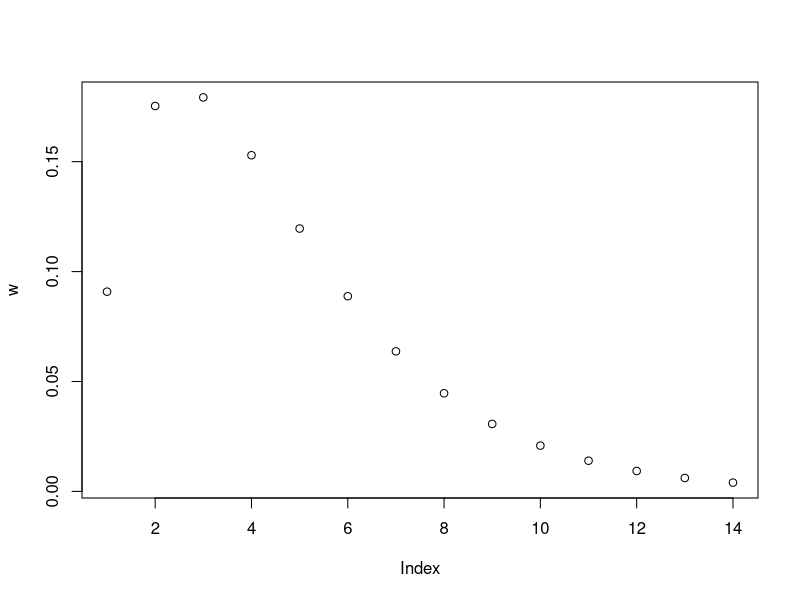

Write the R code that produced this figure. (Note: this script raises an error after producing the figure.)
## code to prepare ALL datasets goes here
library(splines)

#' -----------------------------------------
## shape parameter for serial interval assuming gamma distribution
## rate parameter for serial interval assuming gamma distribution
si_shape <- 2
si_rate  <- 0.5

w <- sapply(1:14, function(x){
  pgamma(x, si_shape, si_rate) - pgamma(x-1, si_shape, si_rate)
})

# this should have a leading 0 right ?
# maybe implemented elsewhere
w <- c(w/sum(w))

plot(w)
#' -----------------------------------------

getR <- function(peak_x, peak_val, max_x, startR = 1, endR = 0.2) {
  # peak_x = 20
  # peak_val = 1.5
  # max_x = 80
  #
  x = 1:max_x
  p1 <- seq(from = startR, to = peak_val, length.out = peak_x)
  p2 <- seq(from = peak_val, to = endR, length.out = max_x - peak_x + 1)
  R <- c(p1, p2[2:length(p2)])

  b2 <- lm(R ~ bs(x, knots = peak_x, degree = 3, intercept = F))
  b2.pred <- predict(b2)
  # plot(x, R)
  # lines(x, b2.pred, col = 'red')

  return(b2.pred)

}

tmax = 80
Rmatrix = cbind(R(20, 2, 80), R(40, 1.8, 80))
head(Rmatrix)
plot(1:tmax, Rmatrix[,1], type = 'l')
lines(1:tmax, Rmatrix[,2], type = 'l', col = 'red')

M <- matrix(NA, nrow = tmax + 1, ncol = 2)
N <- matrix(NA, nrow = tmax + 1, ncol = 2)
R_rev <- matrix(NA, nrow = tmax, ncol = 2)
R_this <- matrix(NA, nrow = tmax, ncol = 2)

#' -----------------------------------------

# some transfer

# P <- matrix(c(0.8, 0.4,
#               0.2, 0.6), 2)


# no transfer

P <- matrix(c(1, 0,
              0, 1), 2)


P
#' -----------------------------------------

# initialize
t = 1
J <- 2
M[1,] <- rep(100, J)
N[1,] <- rep(100, J)
S <- length(w)
add_noise <- T
noise_p = 0.25
set.seed(123)

#' -----------------------------------------
for(t in 1:tmax) {

  # what are the boundaries of serial_interval
  w_i = min(S, t)

  mt = t+1

  # #
  RR <- diag(Rmatrix[t, ])
  RR

  ## MM is m(t - 1), ..., m(1)
  ## where rows are regions
  ## and columns are time
  if(t == 1) {
    MM <- as.matrix(M[1, ])
  } else {
    MM <- t(as.matrix(M[mt - 1:w_i, ]))
  }
  MM
  WW <-  as.matrix(w[1:w_i])
  inner_vec <- RR %*% MM %*% WW
  inner_vec

  outer_vec = t(P) %*% inner_vec

  M[mt, ] = outer_vec

  if(!add_noise) {
    N[mt, ] = sapply(outer_vec, function(x) rpois(1, x))
  } else {
    N[mt, ] = sapply(outer_vec, function(x) rpois(1, runif(1, (1-noise_p)*x,
                                                          (1+noise_p)*x)))
  }

  ## --------------------------------------------------
  ## reverse calc R
  sum_m_w_mat <- matrix(rep(MM %*% WW, times = J), byrow = T, nrow = J)

  # now the a, b, c ... matrix is really just P * rowwise the above
  c_mat <- t(P) * sum_m_w_mat
  c_mat

  R_rev[t, ] <- solve(t(c_mat) %*% c_mat) %*% t(c_mat) %*% M[mt, ]

  R_rev[t, ]
  Rmatrix[t, ]
  DIG = 12
  stopifnot(round(R_rev[t, ], DIG) == round(Rmatrix[t, ], DIG))

  ## --------------------------------------------------
  ## calc this R based on N not MM
  if(t == 1) {
    NN <- as.matrix(N[1, ])
  } else {
    NN <- t(as.matrix(N[mt - 1:w_i, ]))
  }

  sum_m_w_mat <- matrix(rep(NN %*% WW, times = J), byrow = T, nrow = J)

  # now the a, b, c ... matrix is really just P * rowwise the above
  c_mat <- t(P) * sum_m_w_mat
  c_mat

  R_this[t, ] <- solve(t(c_mat) %*% c_mat) %*% t(c_mat) %*% N[mt, ]
  head(R_this)
}

# Now, reset M and N to remove initial cases
M <- M[2:nrow(M),]
N <- N[2:nrow(N),]

plot(M[,1], type = 'l', col = 'red')
lines(N[, 1], col = 'red')
lines(M[,2], type = 'l', col = 'green')
lines(N[, 2], col = 'green')

plot(R_rev[,1], type = 'l', col = 'red', ylim = c(0, 5))
lines(R_this[, 1], col = 'red')
lines(R_rev[,2], type = 'l', col = 'green')
lines(R_this[, 2], col = 'green')
R_this[,2]
# ------------------------------------------------------------------------
## NOW EXPORT


## SAMPLE DATES
ref_date = as.Date('2020-01-01')
sample_dates = seq.Date(from = ref_date, to = ref_date + nrow(N) - 1, by = 'day')
sample_dates

##  SAMPLE MULTI SITE
sample_multi_site = data.frame(date = sample_dates, N[1:(nrow(N)),])
colnames(sample_multi_site)[2:3] <- c('Tatooine', 'Hoth')


## TRANSFER MATRIX
# make daily
P_list <- lapply(1:(nrow(N)), function(x) P)
transfer_matrix <- do.call(rbind, P_list)
dim(transfer_matrix)
colnames(transfer_matrix) <- c('Tatooine', 'Hoth')
rn = vector("character", nrow(N))
for(i in seq(2, (nrow(N)) * 2, by = 2)) {
  rn[i-1] = paste0(sample_dates[i/2], ':Tatooine')
  rn[i]   = paste0(sample_dates[i/2], ':Hoth')
}
rownames(transfer_matrix) <- rn[1:nrow(transfer_matrix)]
head(transfer_matrix)
tail(transfer_matrix)
